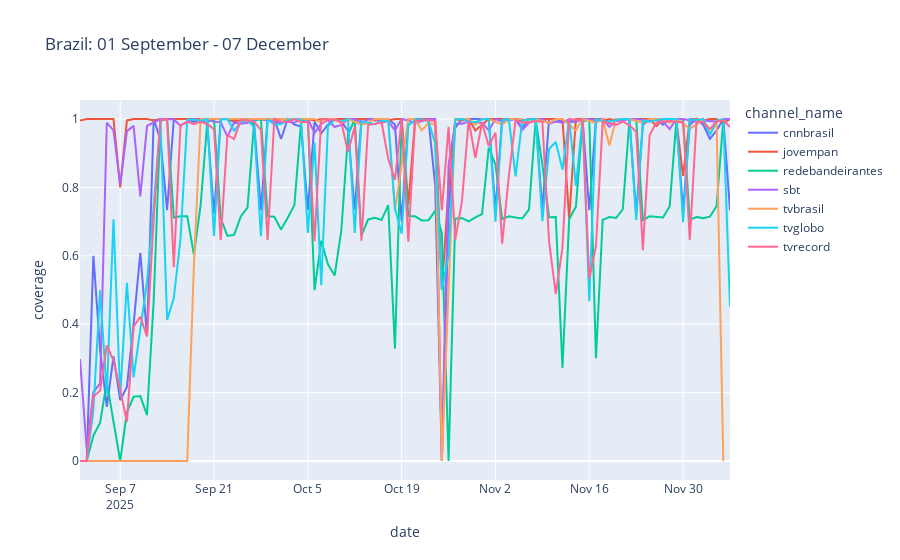
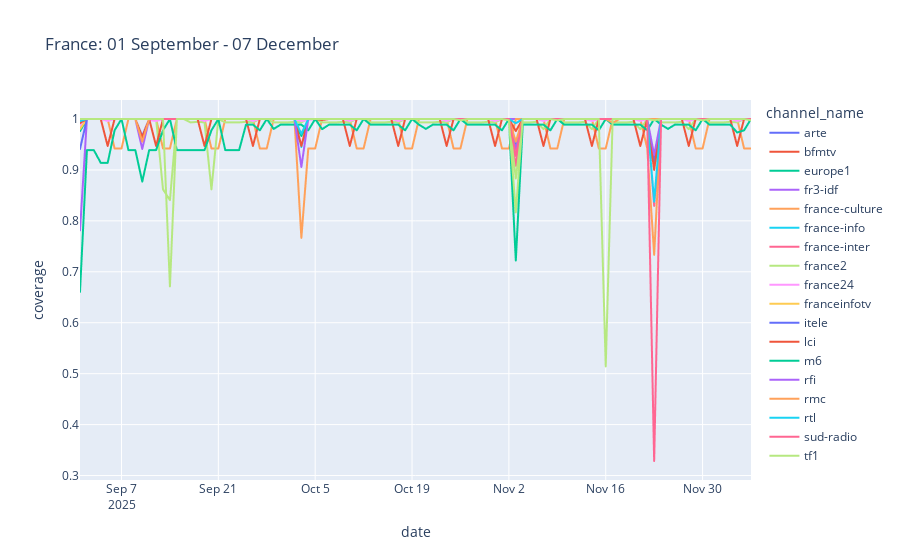
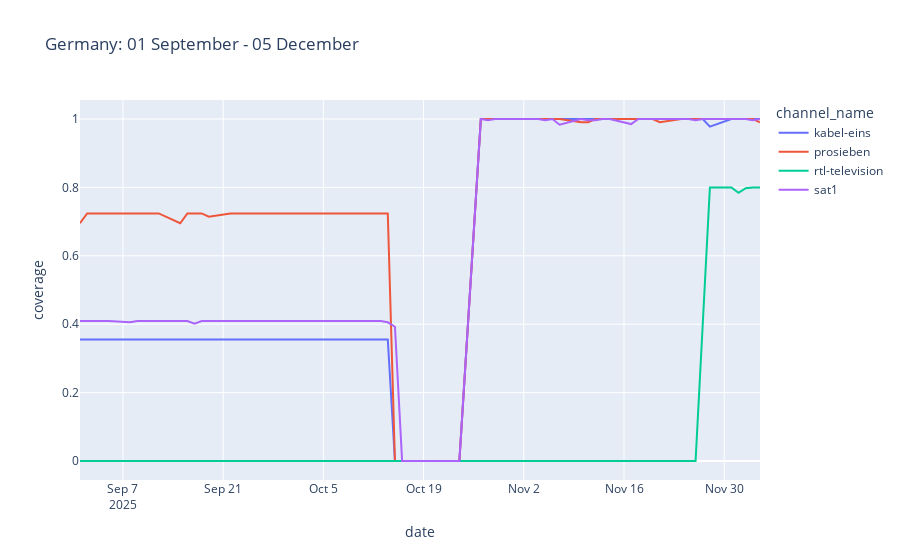
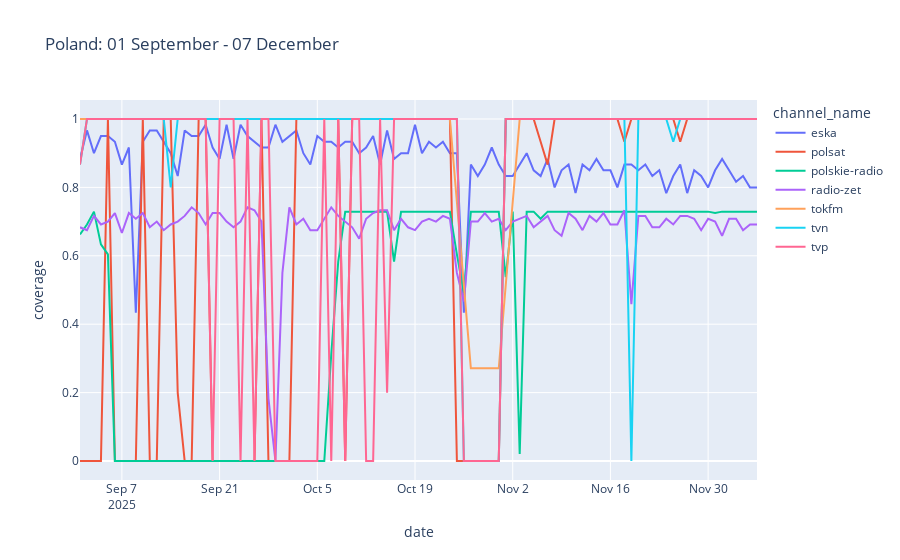

The cell these charts' notebook holds for them, in order:
### Code cell
import plotly.express as px
import os

for country, group in df.groupby("country"):
    start_date = group.date.min().strftime("%d %B")
    end_date = group.date.max().strftime("%d %B")
    fig = px.line(group, x="date", y="coverage", color='channel_name', title=f"{country.title()}: {start_date} - {end_date}")
    os.makedirs(f"images/{group.date.min().strftime('%d%b')}_{group.date.max().strftime('%d%b')}", exist_ok=True)
    fig.write_image(f"images/{group.date.min().strftime('%d%b')}_{group.date.max().strftime('%d%b')}/coverage_{country}_chains_{group.date.min().strftime('%d%b')}_{group.date.max().strftime('%d%b')}.png")
    fig.show()
